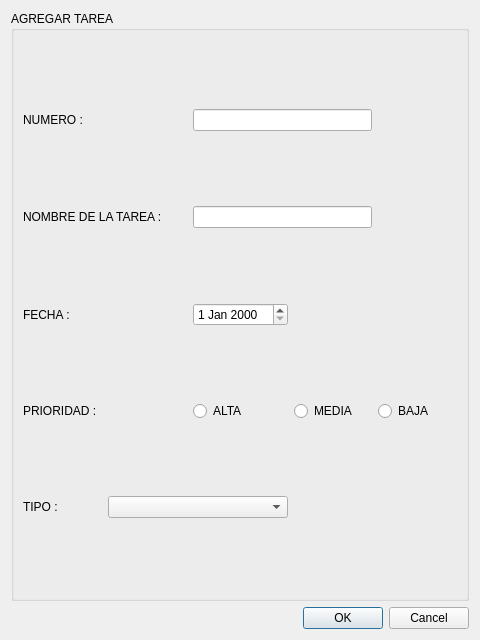
<?xml version="1.0" encoding="UTF-8"?>
<ui version="4.0">
 <class>agregart</class>
 <widget class="QDialog" name="agregart">
  <property name="geometry">
   <rect>
    <x>0</x>
    <y>0</y>
    <width>480</width>
    <height>640</height>
   </rect>
  </property>
  <property name="windowTitle">
   <string>Dialog</string>
  </property>
  <layout class="QGridLayout" name="gridLayout_2">
   <item row="0" column="0">
    <widget class="QGroupBox" name="groupBox">
     <property name="title">
      <string>AGREGAR TAREA</string>
     </property>
     <layout class="QGridLayout" name="gridLayout">
      <item row="0" column="0">
       <widget class="QLabel" name="label">
        <property name="text">
         <string>NUMERO : </string>
        </property>
       </widget>
      </item>
      <item row="3" column="4">
       <widget class="QRadioButton" name="btBaja">
        <property name="text">
         <string>BAJA</string>
        </property>
       </widget>
      </item>
      <item row="3" column="3">
       <widget class="QRadioButton" name="btMedia">
        <property name="text">
         <string>MEDIA</string>
        </property>
       </widget>
      </item>
      <item row="2" column="2">
       <widget class="QDateEdit" name="inFecha"/>
      </item>
      <item row="2" column="0">
       <widget class="QLabel" name="label_3">
        <property name="text">
         <string>FECHA : </string>
        </property>
       </widget>
      </item>
      <item row="1" column="2" colspan="2">
       <widget class="QLineEdit" name="inNombreTarea"/>
      </item>
      <item row="3" column="0">
       <widget class="QLabel" name="label_4">
        <property name="text">
         <string>PRIORIDAD :</string>
        </property>
       </widget>
      </item>
      <item row="4" column="1" colspan="2">
       <widget class="QComboBox" name="inTipo"/>
      </item>
      <item row="1" column="0" colspan="2">
       <widget class="QLabel" name="label_2">
        <property name="text">
         <string>NOMBRE DE LA TAREA : </string>
        </property>
       </widget>
      </item>
      <item row="3" column="2">
       <widget class="QRadioButton" name="btAlta">
        <property name="text">
         <string>ALTA</string>
        </property>
       </widget>
      </item>
      <item row="4" column="0">
       <widget class="QLabel" name="label_5">
        <property name="text">
         <string>TIPO : </string>
        </property>
       </widget>
      </item>
      <item row="0" column="2" colspan="2">
       <widget class="QLineEdit" name="inNumero"/>
      </item>
     </layout>
    </widget>
   </item>
   <item row="1" column="0">
    <widget class="QDialogButtonBox" name="buttonBox">
     <property name="orientation">
      <enum>Qt::Horizontal</enum>
     </property>
     <property name="standardButtons">
      <set>QDialogButtonBox::Cancel|QDialogButtonBox::Ok</set>
     </property>
    </widget>
   </item>
  </layout>
 </widget>
 <resources/>
 <connections>
  <connection>
   <sender>buttonBox</sender>
   <signal>accepted()</signal>
   <receiver>agregart</receiver>
   <slot>accept()</slot>
   <hints>
    <hint type="sourcelabel">
     <x>248</x>
     <y>254</y>
    </hint>
    <hint type="destinationlabel">
     <x>157</x>
     <y>274</y>
    </hint>
   </hints>
  </connection>
  <connection>
   <sender>buttonBox</sender>
   <signal>rejected()</signal>
   <receiver>agregart</receiver>
   <slot>reject()</slot>
   <hints>
    <hint type="sourcelabel">
     <x>316</x>
     <y>260</y>
    </hint>
    <hint type="destinationlabel">
     <x>286</x>
     <y>274</y>
    </hint>
   </hints>
  </connection>
 </connections>
</ui>
